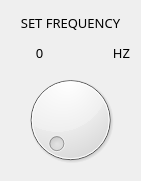
   <widget class="QWidget" name="verticalLayoutWidget">
    <property name="geometry">
     <rect>
      <x>20</x>
      <y>40</y>
      <width>141</width>
      <height>181</height>
     </rect>
    </property>
    <property name="font">
     <font>
      <family>Academy Engraved LET</family>
      <pointsize>10</pointsize>
     </font>
    </property>
    <layout class="QVBoxLayout" name="verticalLayout_2">
     <item>
      <widget class="QLabel" name="label">
       <property name="font">
        <font>
         <family>Academy Engraved LET</family>
         <pointsize>10</pointsize>
        </font>
       </property>
       <property name="text">
        <string>SET FREQUENCY</string>
       </property>
       <property name="alignment">
        <set>Qt::AlignCenter</set>
       </property>
      </widget>
     </item>
     <item>
      <layout class="QHBoxLayout" name="horizontalLayout">
       <item>
        <widget class="QLabel" name="frequency">
         <property name="font">
          <font>
           <family>Academy Engraved LET</family>
           <pointsize>10</pointsize>
          </font>
         </property>
         <property name="text">
          <string>0</string>
         </property>
         <property name="alignment">
          <set>Qt::AlignCenter</set>
         </property>
        </widget>
       </item>
       <item>
        <widget class="QLabel" name="label_3">
         <property name="font">
          <font>
           <family>Academy Engraved LET</family>
           <pointsize>10</pointsize>
          </font>
         </property>
         <property name="text">
          <string>HZ</string>
         </property>
         <property name="alignment">
          <set>Qt::AlignRight|Qt::AlignTrailing|Qt::AlignVCenter</set>
         </property>
        </widget>
       </item>
      </layout>
     </item>
     <item>
      <widget class="QDial" name="dial">
       <property name="font">
        <font>
         <family>Academy Engraved LET</family>
         <pointsize>10</pointsize>
        </font>
       </property>
       <property name="maximum">
        <number>50</number>
       </property>
       <property name="singleStep">
        <number>1</number>
       </property>
      </widget>
     </item>
    </layout>
   </widget>
